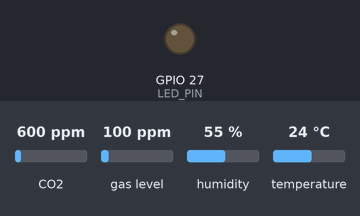
Bench run of a sketch on a simulated ESP32. On the bench: output pins drawn as LEDs (lit = HIGH). The test bench sets the inputs (shaded band); at power-on: CO2 600 ppm, gas level 100 ppm, humidity 55 %, temperature 24 °C. WiFi joins after 1.5 s; servers stay silent unless stated; what the sketch prints to the serial monitor is not drawn.

Above: at 9.3 s.
At 15.48 s:
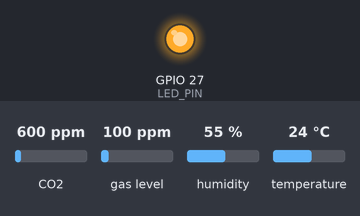
Timing chart, 0 to 24.1 s (numbered marks = the images above):
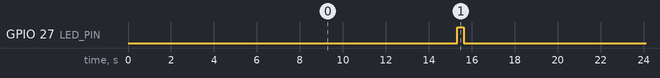

Measured:
- by itself, GPIO 27 (LED_PIN): alternates HIGH for 0.30 s and LOW for 15.7 s

The sketch:

3dES_blue_led_no_oled.ino
```cpp
// Blynk credentials
#define BLYNK_TEMPLATE_ID           "TMPL2kXYQfzOa"
#define BLYNK_TEMPLATE_NAME         "Tempidity Sensor"
#define BLYNK_AUTH_TOKEN            "K-RIbY4Xwiafj4WyQeLFu0_Fo-kawxa1"

// WiFi credentials
char ssid[] = "Fios-3LcLc";
char pass[] = "was55buy742paly";

// Include necessary libraries
#include <Adafruit_CCS811.h>  // Include Adafruit CCS811 library
#include <DHT.h>              // Include DHT sensor library
#include <WiFi.h>             // Include WiFi library
#include <BlynkSimpleEsp32.h> // Include Blynk library
#include <ThingSpeak.h>       // Include ThingSpeak library

// ThingSpeak settings
WiFiClient client;
unsigned long myChannelNumber = 2704818;  // Your ThingSpeak Channel Number
const char *myWriteAPIKey = "QQZSBLQF1VTZ118N";  // ThingSpeak API key

// DHT sensor setup
#define DHTPIN 4        // DHT data pin
#define DHTTYPE DHT11   // DHT 11 or DHT22
DHT dht(DHTPIN, DHTTYPE);

// Blue LED pin
#define LED_PIN 27  // GPIO pin for the blue LED

// Initialize CCS811 sensor
Adafruit_CCS811 ccs811;

// Timing variables
unsigned long lastThingSpeakUpdate = 0;
const unsigned long thingSpeakInterval = 15000; // 15 seconds for ThingSpeak
unsigned long lastRead = 0;
const unsigned long readInterval = 2000; // 2 seconds for sensor readings

// Setup function
void setup() {
    Serial.begin(115200);

    // Set up the LED pin
    pinMode(LED_PIN, OUTPUT);
    digitalWrite(LED_PIN, LOW);  // Ensure LED is off initially

    // Connect to WiFi
    WiFi.begin(ssid, pass);
    while (WiFi.status() != WL_CONNECTED) {
        delay(1000);
        Serial.println("Connecting to WiFi...");
    }
    Serial.println("Connected to WiFi!");

    // Initialize Blynk
    Blynk.begin(BLYNK_AUTH_TOKEN, ssid, pass);

    // Initialize ThingSpeak
    ThingSpeak.begin(client);

    // Initialize DHT sensor
    dht.begin();

    // Initialize CCS811 sensor
    if (!ccs811.begin()) {
        Serial.println("Failed to find CCS811 sensor.");
        while (1); // Stay here if sensor initialization fails
    }

    // Wait for the sensor to be ready
    delay(1000);
}

// Function to convert Celsius to Fahrenheit
float celsiusToFahrenheit(float celsius) {
    return (celsius * 9.0 / 5.0) + 32.0;
}

// Main loop
void loop() {
    unsigned long currentMillis = millis();

    // Read sensors regularly
    if (currentMillis - lastRead >= readInterval) {
        lastRead = currentMillis;

        // Read temperature and humidity
        float humidity = dht.readHumidity();
        float temperatureC = dht.readTemperature(); // Celsius
        float temperatureF = celsiusToFahrenheit(temperatureC); // Convert to Fahrenheit

        // Check if the CCS811 sensor is ready
        if (ccs811.available()) {
            // Read data from the sensor
            if (!ccs811.readData()) {
                float eco2 = ccs811.geteCO2();
                float tvoc = ccs811.getTVOC();

                // Send data to Blynk
                Blynk.virtualWrite(V0, temperatureC); // Virtual pin for temperature in Celsius
                Blynk.virtualWrite(V1, temperatureF); // Virtual pin for temperature in Fahrenheit
                Blynk.virtualWrite(V2, humidity);      // Virtual pin for humidity
                Blynk.virtualWrite(V3, eco2);          // Virtual pin for eCO2
                Blynk.virtualWrite(V4, tvoc);          // Virtual pin for TVOC

                // Send data to ThingSpeak
                ThingSpeak.setField(1, temperatureC); // Field for temperature in Celsius
                ThingSpeak.setField(2, temperatureF); // Field for temperature in Fahrenheit
                ThingSpeak.setField(3, humidity);      // Field for humidity
                ThingSpeak.setField(4, eco2);          // Field for eCO2
                ThingSpeak.setField(5, tvoc);          // Field for TVOC

                // Turn on blue LED to indicate data reporting
                digitalWrite(LED_PIN, HIGH);

                // Update ThingSpeak every 15 seconds
                if (currentMillis - lastThingSpeakUpdate >= thingSpeakInterval) {
                    ThingSpeak.writeFields(myChannelNumber, myWriteAPIKey);
                    lastThingSpeakUpdate = currentMillis; // Update the timer
                }

                // Turn off the blue LED after reporting
                digitalWrite(LED_PIN, LOW);
            }
        }
    }

    Blynk.run(); // Run Blynk
}
```
